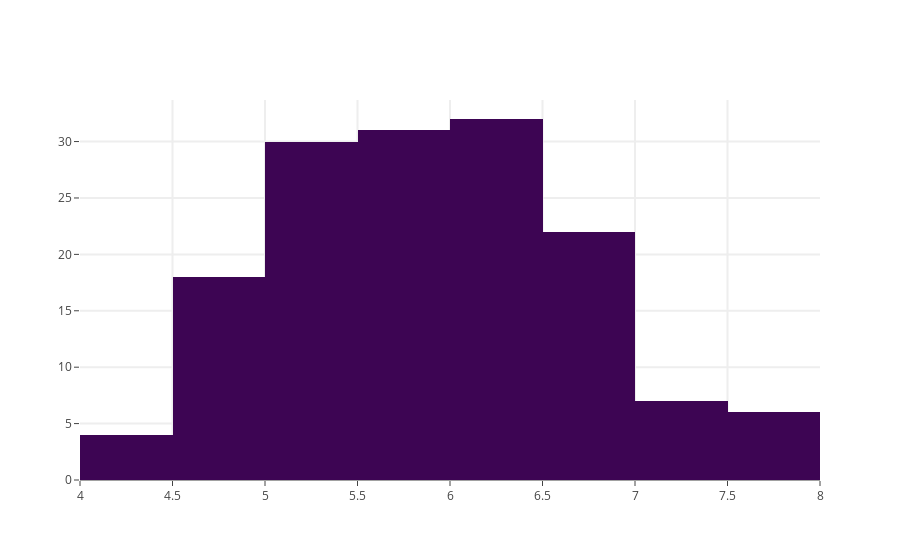

Notebook code cell kept with this figure:
### Code cell
data = load_iris()
plotly_hist(data, "sepal_length")

### Figure 1 — Plotly figure (JSON) as saved in the notebook; plotly's stock layout.template omitted (floating-point values rounded to 4 significant figures; data arrays with more than 128 entries replaced by an {"elided": "..."} marker saying what was removed)
{"data": [{"histfunc": "count", "marker": {"color": "#3D0553"}, "type": "histogram", "uid": "f5817c78-7e9d-4d1d-865a-766493f51619", "x": {"elided": "150 float values"}}], "layout": {"autosize": true, "xaxis": {"autorange": true, "gridwidth": 2, "range": [4, 8], "ticklen": 5, "type": "linear", "zeroline": false}, "yaxis": {"autorange": true, "gridwidth": 2, "range": [0, 33.68], "ticklen": 5}}}
